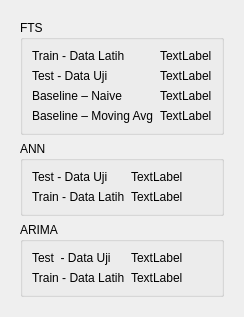
              <widget class="QWidget" name="Resume_RMSE">
               <attribute name="title">
                <string>RMSE</string>
               </attribute>
               <layout class="QVBoxLayout" name="verticalLayout_36">
                <item>
                 <widget class="QWidget" name="widget_RMSE_Container" native="true">
                  <layout class="QVBoxLayout" name="verticalLayout_33">
                   <item>
                    <widget class="QGroupBox" name="groupBox_11">
                     <property name="title">
                      <string>FTS</string>
                     </property>
                     <layout class="QHBoxLayout" name="horizontalLayout_41">
                      <item>
                       <layout class="QGridLayout" name="gridLayout_37">
                        <item row="0" column="0">
                         <widget class="QLabel" name="label_91">
                          <property name="text">
                           <string>Train - Data Latih</string>
                          </property>
                         </widget>
                        </item>
                        <item row="0" column="1">
                         <widget class="QLabel" name="label_rmse_fts_train">
                          <property name="text">
                           <string>TextLabel</string>
                          </property>
                         </widget>
                        </item>
                        <item row="1" column="0">
                         <widget class="QLabel" name="label_92">
                          <property name="text">
                           <string>Test - Data Uji</string>
                          </property>
                         </widget>
                        </item>
                        <item row="1" column="1">
                         <widget class="QLabel" name="label_rmse_fts_test">
                          <property name="text">
                           <string>TextLabel</string>
                          </property>
                         </widget>
                        </item>
                        <item row="2" column="0">
                         <widget class="QLabel" name="label_93">
                          <property name="text">
                           <string>Baseline – Naive</string>
                          </property>
                         </widget>
                        </item>
                        <item row="2" column="1">
                         <widget class="QLabel" name="label_rmse_fts_naive">
                          <property name="text">
                           <string>TextLabel</string>
                          </property>
                         </widget>
                        </item>
                        <item row="3" column="0">
                         <widget class="QLabel" name="label_94">
                          <property name="text">
                           <string>Baseline – Moving Avg</string>
                          </property>
                         </widget>
                        </item>
                        <item row="3" column="1">
                         <widget class="QLabel" name="label_rmse_fts_ma">
                          <property name="text">
                           <string>TextLabel</string>
                          </property>
                         </widget>
                        </item>
                       </layout>
                      </item>
                     </layout>
                    </widget>
                   </item>
                   <item>
                    <widget class="QGroupBox" name="groupBox_8">
                     <property name="title">
                      <string>ANN</string>
                     </property>
                     <layout class="QHBoxLayout" name="horizontalLayout_39">
                      <item>
                       <layout class="QGridLayout" name="gridLayout_35">
                        <item row="0" column="0">
                         <widget class="QLabel" name="label_87">
                          <property name="text">
                           <string>Test - Data Uji</string>
                          </property>
                         </widget>
                        </item>
                        <item row="0" column="1">
                         <widget class="QLabel" name="label_rmse_ann_test">
                          <property name="text">
                           <string>TextLabel</string>
                          </property>
                         </widget>
                        </item>
                        <item row="1" column="0">
                         <widget class="QLabel" name="label_88">
                          <property name="text">
                           <string>Train - Data Latih</string>
                          </property>
                         </widget>
                        </item>
                        <item row="1" column="1">
                         <widget class="QLabel" name="label_rmse_ann_train">
                          <property name="text">
                           <string>TextLabel</string>
                          </property>
                         </widget>
                        </item>
                       </layout>
                      </item>
                     </layout>
                    </widget>
                   </item>
                   <item>
                    <widget class="QGroupBox" name="groupBox_9">
                     <property name="sizePolicy">
                      <sizepolicy hsizetype="Preferred" vsizetype="Preferred">
                       <horstretch>0</horstretch>
                       <verstretch>0</verstretch>
                      </sizepolicy>
                     </property>
                     <property name="title">
                      <string>ARIMA</string>
                     </property>
                     <layout class="QHBoxLayout" name="horizontalLayout_40">
                      <item>
                       <layout class="QGridLayout" name="gridLayout_36">
                        <item row="0" column="0">
                         <widget class="QLabel" name="label_89">
                          <property name="text">
                           <string>Test  - Data Uji</string>
                          </property>
                         </widget>
                        </item>
                        <item row="0" column="1">
                         <widget class="QLabel" name="label_rmse_arima_test">
                          <property name="text">
                           <string>TextLabel</string>
                          </property>
                         </widget>
                        </item>
                        <item row="1" column="0">
                         <widget class="QLabel" name="label_90">
                          <property name="text">
                           <string>Train - Data Latih</string>
                          </property>
                         </widget>
                        </item>
                        <item row="1" column="1">
                         <widget class="QLabel" name="label_rmse_arima_train">
                          <property name="text">
                           <string>TextLabel</string>
                          </property>
                         </widget>
                        </item>
                       </layout>
                      </item>
                     </layout>
                    </widget>
                   </item>
                  </layout>
                 </widget>
                </item>
               </layout>
              </widget>
